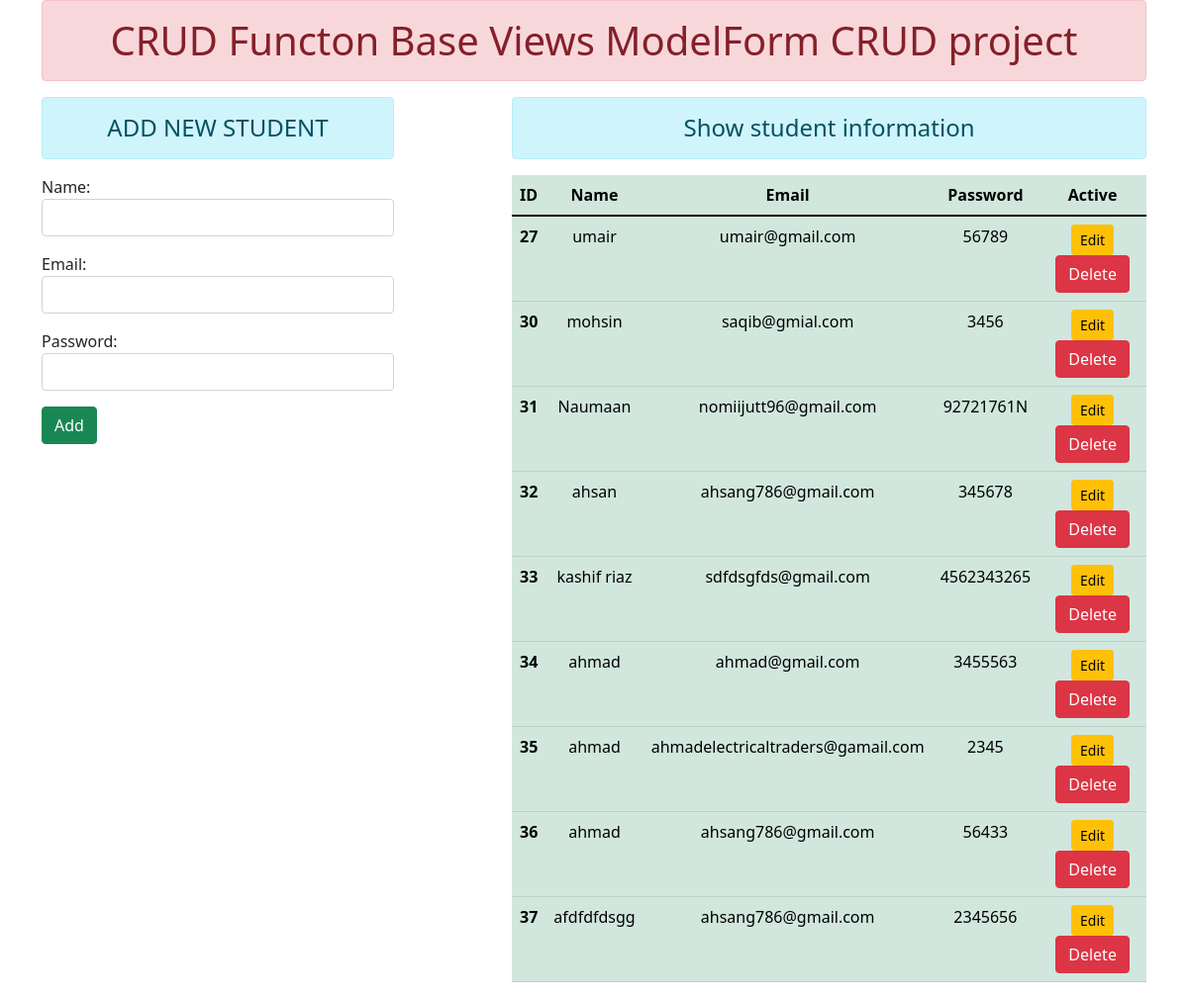
The page / on the database its author committed.
### enroll/models.py (models this page shows)
class User(models.Model):
    Name=models.CharField(max_length=70)
    Email=models.EmailField(max_length=100)
    password=models.CharField(max_length=100)

### enroll/views.py (the view)
# urls.py: path('',add_show,name="addandshow"),
def add_show(request):
    if request.method=='POST':
        ft=StudentResistration(request.POST)
        if ft.is_valid():
            nm=ft.cleaned_data['Name']
            em=ft.cleaned_data['Email']
            ps=ft.cleaned_data['password']
            reg=User(Name=nm,Email=em,password=ps)
            reg.save()
            ft=StudentResistration()
    else:
        ft=StudentResistration()
    st=User.objects.all()
    return render(request,'addandshow.html',{'form':ft,'stud':st})

### enroll/form.py
class StudentResistration(forms.ModelForm):
    class Meta:
        model =User
        fields =['Name','Email','password']
        widgets={
            'Name':forms.TextInput(attrs={'class':'form-control'}),
            'Email':forms.EmailInput(attrs={'class':'form-control'}),
            'password':forms.PasswordInput(attrs={'class':'form-control'}),
            }

### enroll/templates/addandshow.html (shortened to what this page needs)
{% extends 'base.html' %}
{% block content %}
<div class="row">
    <div class="col-sm-4">
        <h4 class="text-center alert alert-info">ADD NEW STUDENT</h4>
    <form action="" method="POST" novalidate>
    {{form.as_p}}
    <input type="submit" class="btn btn-success " value="Add">
    </form>
    </div>
    <div class="col-sm-7 offset-1">
        <h4 class="text-center alert alert-info">Show student information</h4>
         {% if stud %}
         <table class="table text-center table-hover table-success ">
            <thead>
              <tr>
                <th scope="col">ID</th>
                <th scope="col">Name</th>
                <th scope="col">Email</th>
                <th scope="col">Password</th>
                <th scope="col">Active</th>
              </tr>
            </thead>
            <tbody>
                {% for stu in stud %}
              <tr>
                <th scope="row">{{stu.id}}</th>
                <td>{{stu.Name}}</td>
                <td>{{stu.Email}}</td>
                <td>{{stu.password}}</td>
                <td>
                <a href="{% url 'update' stu.id %}"  class="btn btn-warning btn-sm">Edit</a>
                <form class="d-inline" action="{% url 'delete_show' stu.id %} " method="POST">
                  <input type="submit" value="Delete" class="btn btn-danger">
                </form>
            </td>
              </tr>
              {% endfor %}
            </tbody>
          </table>
        {% else %}
        <h4 text-center alert alert-danger>No Recode</h4>
        {% endif %}
    </div>
</div>
    {% endblock content %}

### enroll/templates/base.html (shortened to what this page needs)
<!doctype html>
{% load static %}
<html lang="en">
  <head>
    <link href="https://cdn.jsdelivr.net/npm/bootstrap@5.1.3/dist/css/bootstrap.min.css" rel="stylesheet">
     <link rel="stylesheet" href="static/enroll/css/crud.css">
  </head>
  <body>
      <div class="container">
          <h1 class=" text-center alert alert-danger">CRUD Functon Base Views ModelForm CRUD project</h1>
          {% block content  %}{% endblock content %}
      </div>
  </body>
</html>

### rows shown on the page
User: id "27", Name "umair", Email "umair@gmail.com", password "56789"
User: id "30", Name "mohsin", Email "saqib@gmial.com", password "3456"
User: id "31", Name "Naumaan", Email "nomiijutt96@gmail.com", password "92721761N"
User: id "32", Name "ahsan", Email "ahsang786@gmail.com", password "345678"
User: id "33", Name "kashif riaz", Email "sdfdsgfds@gmail.com", password "4562343265"
User: id "34", Name "ahmad", Email "ahmad@gmail.com", password "3455563"
User: id "35", Name "ahmad", Email "ahmadelectricaltraders@gamail.com", password "2345"
User: id "36", Name "ahmad", Email "ahsang786@gmail.com", password "56433"
User: id "37", Name "afdfdfdsgg", Email "ahsang786@gmail.com", password "2345656"
